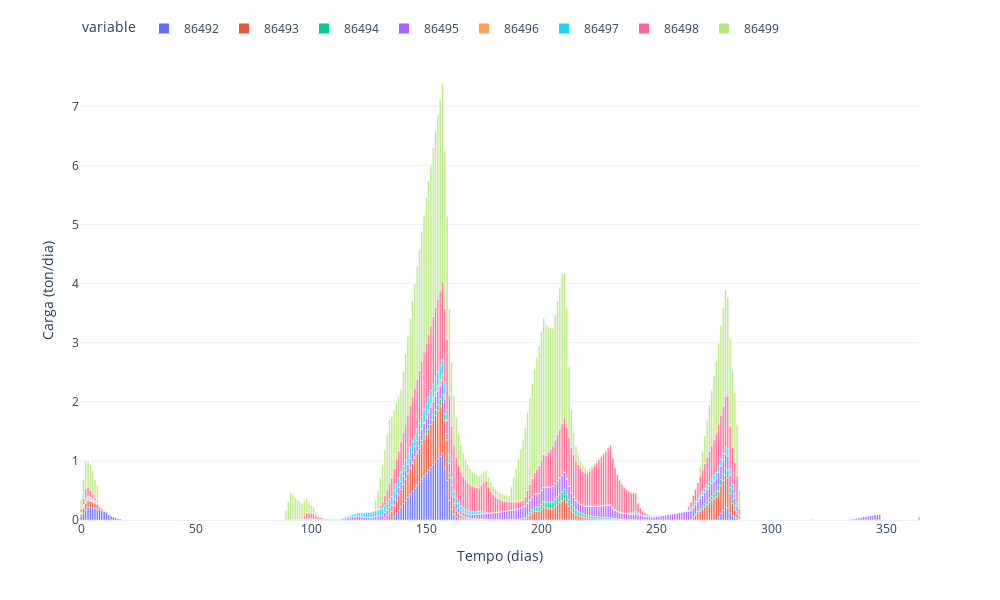

Source (notebook cell):
### Markdown cell above
### Gráfico de Buildup para o ano de 2012

x = tempo (dias); x0 = 01/01/2012

y = Buildup (kg/dia)

### Code cell
fig = df_Bu_ton[:365].plot.bar()

fig.update_yaxes(title_text='Carga (ton/dia)', secondary_y=False)
fig.update_layout(xaxis_title='Tempo (dias)', font=dict(size=12), legend=dict(y=1.1, orientation='h', itemsizing='constant'))
fig.update_layout(
    font=dict(size=12),
    width=1000,
    height=600
)

fig.show()

### Figure 1 — Plotly figure (JSON) as saved in the notebook; plotly's stock layout.template omitted (floating-point values rounded to 4 significant figures; data arrays with more than 128 entries replaced by an {"elided": "..."} marker saying what was removed)
{"data": [{"alignmentgroup": "True", "hovertemplate": "variable=86492<br>index=%{x}<br>value=%{y}<extra></extra>", "legendgroup": "86492", "marker": {"color": "#636efa", "pattern": {"shape": ""}}, "name": "86492", "offsetgroup": "86492", "orientation": "v", "showlegend": true, "textposition": "auto", "type": "bar", "x": {"elided": "365 int values"}, "xaxis": "x", "y": {"elided": "365 float values"}, "yaxis": "y"}, {"alignmentgroup": "True", "hovertemplate": "variable=86493<br>index=%{x}<br>value=%{y}<extra></extra>", "legendgroup": "86493", "marker": {"color": "#EF553B", "pattern": {"shape": ""}}, "name": "86493", "offsetgroup": "86493", "orientation": "v", "showlegend": true, "textposition": "auto", "type": "bar", "x": {"elided": "365 int values"}, "xaxis": "x", "y": {"elided": "365 float values"}, "yaxis": "y"}, {"alignmentgroup": "True", "hovertemplate": "variable=86494<br>index=%{x}<br>value=%{y}<extra></extra>", "legendgroup": "86494", "marker": {"color": "#00cc96", "pattern": {"shape": ""}}, "name": "86494", "offsetgroup": "86494", "orientation": "v", "showlegend": true, "textposition": "auto", "type": "bar", "x": {"elided": "365 int values"}, "xaxis": "x", "y": {"elided": "365 float values"}, "yaxis": "y"}, {"alignmentgroup": "True", "hovertemplate": "variable=86495<br>index=%{x}<br>value=%{y}<extra></extra>", "legendgroup": "86495", "marker": {"color": "#ab63fa", "pattern": {"shape": ""}}, "name": "86495", "offsetgroup": "86495", "orientation": "v", "showlegend": true, "textposition": "auto", "type": "bar", "x": {"elided": "365 int values"}, "xaxis": "x", "y": {"elided": "365 float values"}, "yaxis": "y"}, {"alignmentgroup": "True", "hovertemplate": "variable=86496<br>index=%{x}<br>value=%{y}<extra></extra>", "legendgroup": "86496", "marker": {"color": "#FFA15A", "pattern": {"shape": ""}}, "name": "86496", "offsetgroup": "86496", "orientation": "v", "showlegend": true, "textposition": "auto", "type": "bar", "x": {"elided": "365 int values"}, "xaxis": "x", "y": {"elided": "365 float values"}, "yaxis": "y"}, {"alignmentgroup": "True", "hovertemplate": "variable=86497<br>index=%{x}<br>value=%{y}<extra></extra>", "legendgroup": "86497", "marker": {"color": "#19d3f3", "pattern": {"shape": ""}}, "name": "86497", "offsetgroup": "86497", "orientation": "v", "showlegend": true, "textposition": "auto", "type": "bar", "x": {"elided": "365 int values"}, "xaxis": "x", "y": {"elided": "365 float values"}, "yaxis": "y"}, {"alignmentgroup": "True", "hovertemplate": "variable=86498<br>index=%{x}<br>value=%{y}<extra></extra>", "legendgroup": "86498", "marker": {"color": "#FF6692", "pattern": {"shape": ""}}, "name": "86498", "offsetgroup": "86498", "orientation": "v", "showlegend": true, "textposition": "auto", "type": "bar", "x": {"elided": "365 int values"}, "xaxis": "x", "y": {"elided": "365 float values"}, "yaxis": "y"}, {"alignmentgroup": "True", "hovertemplate": "variable=86499<br>index=%{x}<br>value=%{y}<extra></extra>", "legendgroup": "86499", "marker": {"color": "#B6E880", "pattern": {"shape": ""}}, "name": "86499", "offsetgroup": "86499", "orientation": "v", "showlegend": true, "textposition": "auto", "type": "bar", "x": {"elided": "365 int values"}, "xaxis": "x", "y": {"elided": "365 float values"}, "yaxis": "y"}], "layout": {"barmode": "relative", "font": {"size": 12}, "height": 600, "legend": {"itemsizing": "constant", "orientation": "h", "title": {"text": "variable"}, "tracegroupgap": 0, "y": 1.1}, "margin": {"t": 60}, "width": 1000, "xaxis": {"anchor": "y", "domain": [0, 1], "title": {"text": "Tempo (dias)"}}, "yaxis": {"anchor": "x", "domain": [0, 1], "title": {"text": "Carga (ton/dia)"}}}}
